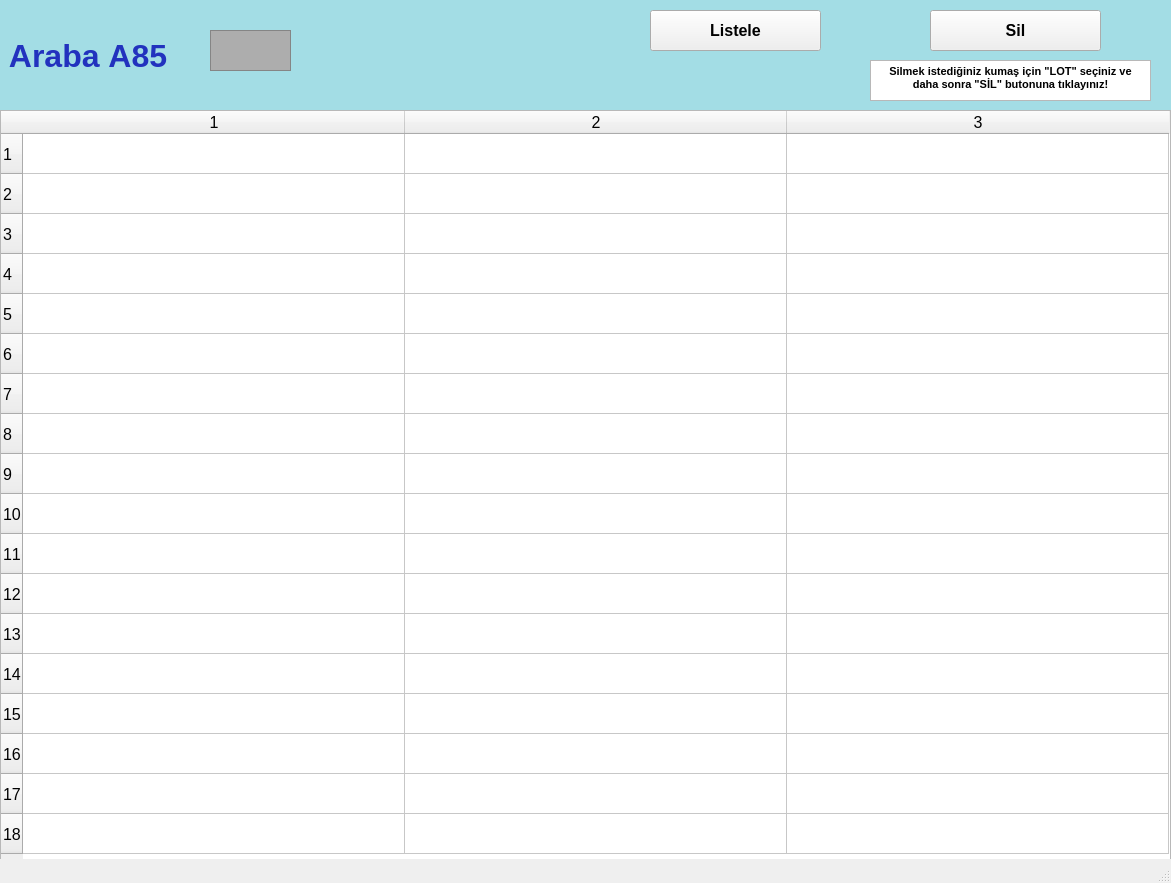
<?xml version="1.0" encoding="UTF-8"?>
<ui version="4.0">
 <class>arabalarA85_ekran</class>
 <widget class="QMainWindow" name="arabalarA85_ekran">
  <property name="geometry">
   <rect>
    <x>0</x>
    <y>0</y>
    <width>1171</width>
    <height>883</height>
   </rect>
  </property>
  <property name="font">
   <font>
    <pointsize>12</pointsize>
    <weight>50</weight>
    <bold>false</bold>
    <kerning>false</kerning>
   </font>
  </property>
  <property name="windowTitle">
   <string/>
  </property>
  <widget class="QWidget" name="centralwidget">
   <widget class="QLabel" name="arabaA1yazi_lbl">
    <property name="geometry">
     <rect>
      <x>0</x>
      <y>0</y>
      <width>1171</width>
      <height>111</height>
     </rect>
    </property>
    <property name="font">
     <font>
      <pointsize>24</pointsize>
      <weight>75</weight>
      <bold>true</bold>
     </font>
    </property>
    <property name="styleSheet">
     <string notr="true">background-color: rgb(163, 221, 229);
color: rgb(34, 50, 190);</string>
    </property>
    <property name="text">
     <string> Araba A85</string>
    </property>
   </widget>
   <widget class="QFrame" name="arabaA1_img">
    <property name="geometry">
     <rect>
      <x>210</x>
      <y>30</y>
      <width>81</width>
      <height>41</height>
     </rect>
    </property>
    <property name="styleSheet">
     <string notr="true">background-color: rgb(173, 173, 173);</string>
    </property>
    <property name="frameShape">
     <enum>QFrame::StyledPanel</enum>
    </property>
    <property name="frameShadow">
     <enum>QFrame::Raised</enum>
    </property>
   </widget>
   <widget class="QPushButton" name="listele85_btn">
    <property name="geometry">
     <rect>
      <x>650</x>
      <y>10</y>
      <width>171</width>
      <height>41</height>
     </rect>
    </property>
    <property name="font">
     <font>
      <pointsize>12</pointsize>
      <weight>75</weight>
      <bold>true</bold>
     </font>
    </property>
    <property name="text">
     <string>Listele</string>
    </property>
   </widget>
   <widget class="QTableWidget" name="A85_tw">
    <property name="geometry">
     <rect>
      <x>0</x>
      <y>110</y>
      <width>1171</width>
      <height>751</height>
     </rect>
    </property>
    <property name="baseSize">
     <size>
      <width>0</width>
      <height>0</height>
     </size>
    </property>
    <property name="rowCount">
     <number>18</number>
    </property>
    <property name="columnCount">
     <number>3</number>
    </property>
    <attribute name="horizontalHeaderVisible">
     <bool>true</bool>
    </attribute>
    <attribute name="horizontalHeaderCascadingSectionResizes">
     <bool>false</bool>
    </attribute>
    <attribute name="horizontalHeaderDefaultSectionSize">
     <number>382</number>
    </attribute>
    <attribute name="horizontalHeaderMinimumSectionSize">
     <number>38</number>
    </attribute>
    <attribute name="verticalHeaderDefaultSectionSize">
     <number>40</number>
    </attribute>
    <attribute name="verticalHeaderMinimumSectionSize">
     <number>23</number>
    </attribute>
    <row/>
    <row/>
    <row/>
    <row/>
    <row/>
    <row/>
    <row/>
    <row/>
    <row/>
    <row/>
    <row/>
    <row/>
    <row/>
    <row/>
    <row/>
    <row/>
    <row/>
    <row/>
    <column/>
    <column/>
    <column/>
   </widget>
   <widget class="QPushButton" name="sil85_btn">
    <property name="geometry">
     <rect>
      <x>930</x>
      <y>10</y>
      <width>171</width>
      <height>41</height>
     </rect>
    </property>
    <property name="font">
     <font>
      <pointsize>12</pointsize>
      <weight>75</weight>
      <bold>true</bold>
     </font>
    </property>
    <property name="text">
     <string>Sil</string>
    </property>
   </widget>
   <widget class="QTextBrowser" name="textBrowser">
    <property name="geometry">
     <rect>
      <x>870</x>
      <y>60</y>
      <width>281</width>
      <height>41</height>
     </rect>
    </property>
    <property name="html">
     <string>&lt;!DOCTYPE HTML PUBLIC &quot;-//W3C//DTD HTML 4.0//EN&quot; &quot;http://www.w3.org/TR/REC-html40/strict.dtd&quot;&gt;
&lt;html&gt;&lt;head&gt;&lt;meta name=&quot;qrichtext&quot; content=&quot;1&quot; /&gt;&lt;style type=&quot;text/css&quot;&gt;
p, li { white-space: pre-wrap; }
&lt;/style&gt;&lt;/head&gt;&lt;body style=&quot; font-family:'MS Shell Dlg 2'; font-size:12pt; font-weight:400; font-style:normal;&quot;&gt;
&lt;p align=&quot;center&quot; style=&quot; margin-top:0px; margin-bottom:0px; margin-left:0px; margin-right:0px; -qt-block-indent:0; text-indent:0px;&quot;&gt;&lt;span style=&quot; font-size:8pt; font-weight:600;&quot;&gt;Silmek istediğiniz kumaş için &amp;quot;LOT&amp;quot; seçiniz ve daha sonra &amp;quot;SİL&amp;quot; butonuna tıklayınız!&lt;/span&gt;&lt;/p&gt;&lt;/body&gt;&lt;/html&gt;</string>
    </property>
   </widget>
  </widget>
  <widget class="QStatusBar" name="statusbar"/>
 </widget>
 <resources/>
 <connections/>
</ui>
